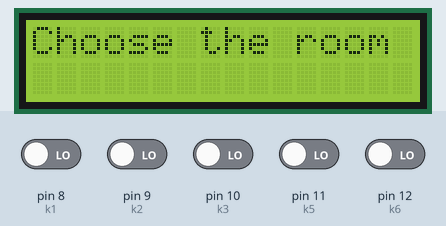
This sketch was run on a simulated Arduino Uno, built with avr-gcc and run on an emulated ATmega328P. Parts: 16×2 character LCD. Inputs (shaded band) come from the test bench; at power-on: pin 8 (k1), pin 9 (k2), pin 10 (k3), pin 11 (k5), pin 12 (k6) LOW.

Above: at 2.7 s.
2.8 s: pin 8 (k1) driven HIGH
At 3.3 s:
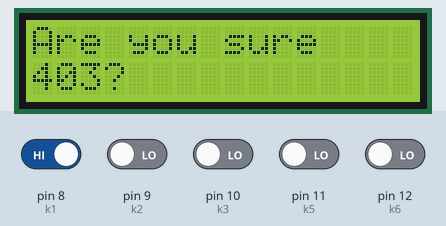
4.3 s: pin 10 (k3) driven HIGH
At 5.7 s:
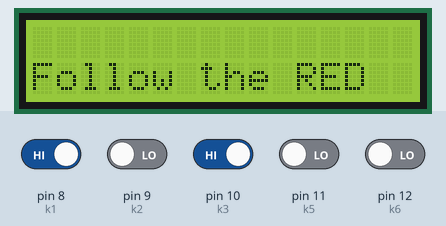
At 6.7 s:
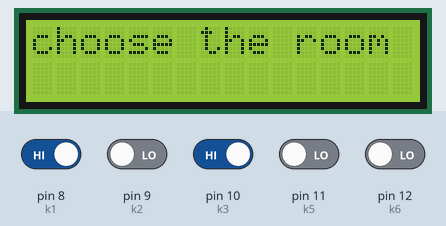
7.3 s: pin 10 (k3) driven LOW
Timing chart, 0 to 10.3 s (numbered marks = the images above; inputs shaded):
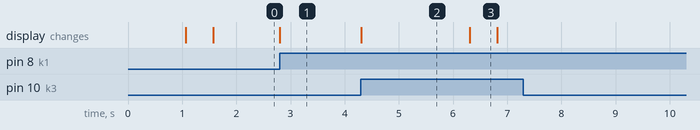

The sketch:

Master-LCD.ino
```cpp
// LCD 코드 - 마스터
// 길안내 - UART로 통신 / ‘8버튼으로 호수 선택 시 길안내 led 발광, UART 통신

#include <LiquidCrystal.h>
#include<SoftwareSerial.h>
SoftwareSerial mySerial(2, 3);
LiquidCrystal lcd(6, 7, A3, A2, A1, A0);
const int k1 = 8;
const int k2 = 9;
const int k3 = 10;
const int k5 = 11;
const int k6 = 12;
const int k7 = 13;
byte room = 0; //401은 1 402는 2 403은 3 404는 4
byte state = 0;

void setup() {
  pinMode(k1, INPUT);
  pinMode(k2, INPUT);
  pinMode(k3, INPUT);
  pinMode(k5, INPUT);
  pinMode(k6, INPUT);
  pinMode(k7, INPUT);

  lcd.begin(16, 2);
  lcd.print("Hello, IoT");
  lcd.setCursor(0, 1);
  lcd.print("May I help you?");
  delay(1000);
  lcd.clear();
  delay(500);
  lcd.print("Choose the room");

  Serial.begin(9600);
  mySerial.begin(9600);
}


void loop() {
  switch (state) { //버튼 코드
    case 0: {
      if (digitalRead(k2) == HIGH) {
        lcd.clear();
        lcd.setCursor(0, 0);
        lcd.print("Are you sure");
        lcd.setCursor(0, 1);
        lcd.print("401?");
        state++;
        delay(1000);
        room = 1;
      }
      else if(digitalRead(k6) == HIGH) {
        lcd.clear();
        lcd.setCursor(0, 0);
        lcd.print("Are you sure");
        lcd.setCursor(0, 1);
        lcd.print("402?");
        state++;
        delay(1000);
        room = 2;
      }
      else if(digitalRead(k1) == HIGH) {
        lcd.clear();
        lcd.setCursor(0, 0);
        lcd.print("Are you sure");
        lcd.setCursor(0, 1);
        lcd.print("403?");
        state++;
        delay(1000);
        room = 3;
      }
      else if(digitalRead(k5) == HIGH) {
        lcd.clear();
        lcd.setCursor(0, 0);
        lcd.print("Are you sure");
        lcd.setCursor(0, 1);
        lcd.print("404?");
        state++;
        delay(1000);
        room = 4;
      }
      break;
    }

    case 1: {
      if (digitalRead(k3) == HIGH) {
        lcd.clear();
        lcd.setCursor(0, 1);
        lcd.print("Follow the RED");
        state++;
        mySerial.println(room);
        room = 0;
        delay(1000);
      }
      break;
    }

    case 2: {
      delay(1000);
      state = 0;
      lcd.clear();
      lcd.print("choose the room");
      delay(500);
      break;
    }
  }
}
```

Measured:
- after the input at 2.8 s, the display: changes at once (image 1)
- after the input at 4.3 s, the display: changes at once (image 2)
- after the input at 7.3 s, every drawn part: stays the same
- what the display in image 2 shows lasts 2.0 s, from 4.3 s to 6.3 s
- what the display in image 3 shows lasts 0.5 s, from 6.3 s to 6.8 s
